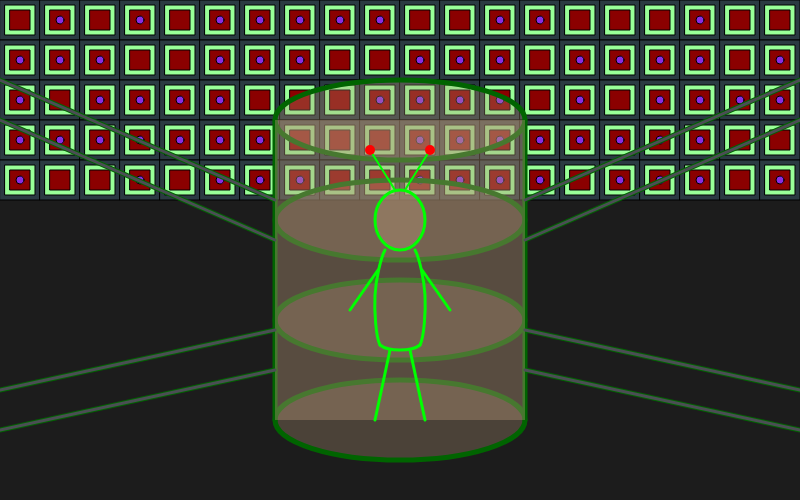
Frame 1 (no input)
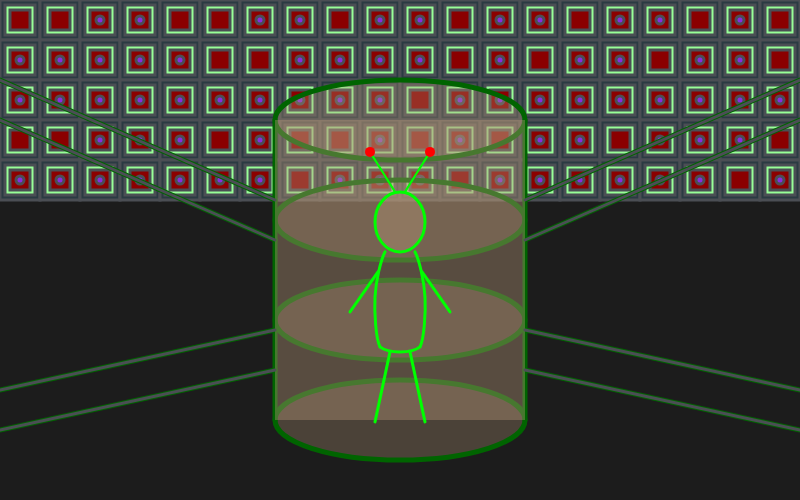
Frame 60 (no input)
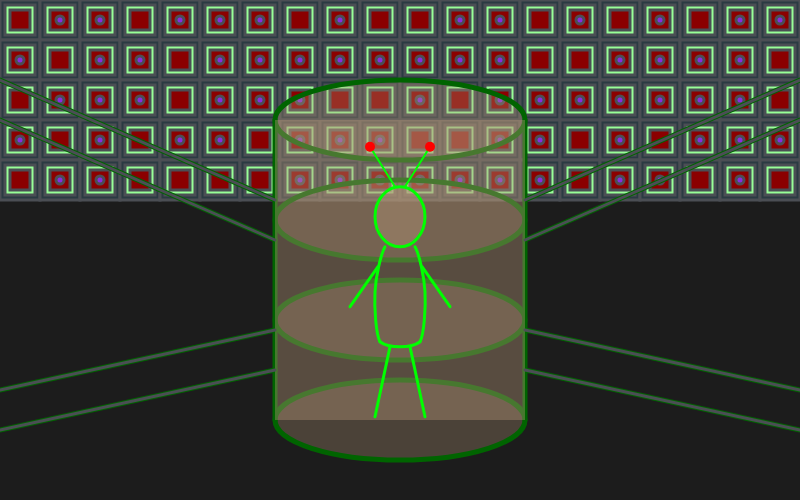
Frame 120 (the mouse pressed at the canvas centre since frame 60)

The p5.js sketch that drew these frames (run headless with seeded random() and noise() and a simulated clock; from frame 60 on, the mouse is pressed at the canvas centre):

// p5.js sketch
// ── sketch.js
let circles=[];
let angle=0;
let x = 0;
let y = 0;
let z=0;
let w=0;
let xOffset = 0;
let circleBoxX=[40, 200, 360];
let circleBoxY=[120, 240, 320];
let rectWidth = 40;  
let rectHeight = 40;
let clicked1 = false;
let clickCount1 = 0;
let clicked2 = false;
let clickCount2 = 0;
let nx=0

function setup() {
  
  let cnv=createCanvas(800,500);
    // cnv.parent("p5-canvas-container")

}

function draw() {
  
  // console.log(mouseX, mouseY)
  
  background(28, 28, 28);
  
  for (let y = 0; y < height / 3; y += rectHeight) { 
    for (let x = 0; x < width; x += rectWidth) {
      fill(43, 58, 66);
      rect(x, y, rectWidth, rectHeight);  
      fill(152, 255, 152);
      rect(x + 5, y + 5, rectWidth - 10, rectHeight - 10); 
      fill(139, 0, 0);
      rect(x + 10, y + 10, rectWidth - 20, rectHeight - 20);
      
      let randomNumber = random(0, 100);
      if (randomNumber < 65) {
        fill(138, 43, 226);
        circle(x + rectWidth / 2, y + rectHeight / 2, 8); 
      }
    }
  }
  

  stroke(0, 100, 0);
  strokeWeight(5);
  fill(180, 150, 120, 80);

  for (let i = 0; i < 4; i++) {
    let y = 120 + i * 100; 
    ellipse(400, y, 250, 80);
  }

  for (let i = 0; i < 2; i++) {
    let x = [275, 525]; 
    line(x[i], 120, x[i], 420);
  }

  for (let i = 0; i < 4; i++) {
    let y1 = [80, 120, 430, 390]; 
    let y2 = [200, 240, 370, 330];
    line(0, y1[i], 275, y2[i]);
  }

  for (let i = 0; i < 4; i++) {
    let y1 = [80, 120, 430, 390]; 
    let y2 = [200, 240, 370, 330];
    line(800, y1[i], 525, y2[i]); 
  }

  fill(180, 150, 120, 100); 

  let xCoords = [275, 525, 525, 275]; 
  let yCoords = [120, 120, 420, 420]; 

  beginShape();
  strokeWeight(0)
  for (let i = 0; i < 4; i++) {
    vertex(xCoords[i], yCoords[i]);
  }
  endShape();
  
  if (clicked1 == false) {
    if (clicked2 == false) {
      floatCreature(); 
    }
  }

  stroke(75, 78, 84);
  strokeWeight(3);
  for (let i = 0; i < 4; i++) {
    let y1 = [80, 120, 430, 390];
    let y2 = [200, 240, 370, 330];
    line(0, y1[i], 275, y2[i]);
  }
  for (let i = 0; i < 4; i++) {
    let y1 = [80, 120, 430, 390];
    let y2 = [200, 240, 370, 330];
    line(800, y1[i], 525, y2[i]);
  }
  nx -= 0.5
  let noise1=noise(nx)*80
   if (clicked1 == true) {
    fill(150, 255, 20)
    quad(0, 390, 275, 330, 275, 370, 0, 430)
    push()
     translate(0, -50 + noise1)
     drawCreature()
     pop()
   }
  
  if (clicked2 == true) {
    fill(199, 21, 133)
    quad(800, 80, 525, 200, 525, 240, 800, 120)
    push();
    translate(0, -50); 
    translate(400,270)
    scale(0.5);       
    translate(-400, -270); 
    drawCreature();    
    pop();
   }
  
}

function drawCreature() {
  
  stroke(0, 255, 0);
  strokeWeight(3);
  ellipse(400, 220, 50, 60); 
  
  strokeWeight(2);
  line(395, 190, 370, 150); 
  line(405, 190, 430, 150); 

  fill(255, 0, 0);
  noStroke();
  circle(370, 150, 10);  
  circle(430, 150, 10); 

  noFill();
  stroke(0, 255, 0);
  strokeWeight(3);
 push();
  translate(0, 25); 
  beginShape();
  curveVertex(370, 280);
  curveVertex(380, 320);  
  curveVertex(420, 320);  
  curveVertex(430, 280);
  endShape();
pop();
  
  beginShape();
  curveVertex(400, 250);  
  curveVertex(385, 250);  
  curveVertex(375, 295);  
  curveVertex(380, 345);  
  curveVertex(400, 345);  
endShape();

  push();
  translate(30, 0);
beginShape();
  curveVertex(370, 250);  
  curveVertex(385, 250); 
  curveVertex(395, 295); 
  curveVertex(390, 345); 
  curveVertex(370, 345);  
endShape();
  pop();
  
  push();
  translate(0, -50);
  line(378, 320, 350, 360); 
  line(422, 320, 450, 360); 
  pop();
  
  line(390, 350, 375, 420);
  line(410, 350, 425, 420);  
  
  
}

function floatCreature(){
  let floatOffset = sin(angle) * 10; 
  angle += 0.05; 
  push(); 
  translate(0, floatOffset); 
  drawCreature(); 
  pop(); 
}



function mouseClicked() {
  if (mouseY>275){
  clickCount1 += 1;
  if (clickCount1 % 2 == 1) {
    clicked1 = true;
  } else {
    clicked1 = false;
  }
}
  
  if (mouseY<275){
  clickCount2 += 1;
  if (clickCount2 % 2 == 1) {
    clicked2 = true;
  } else {
    clicked2 = false;
  }
}
}
